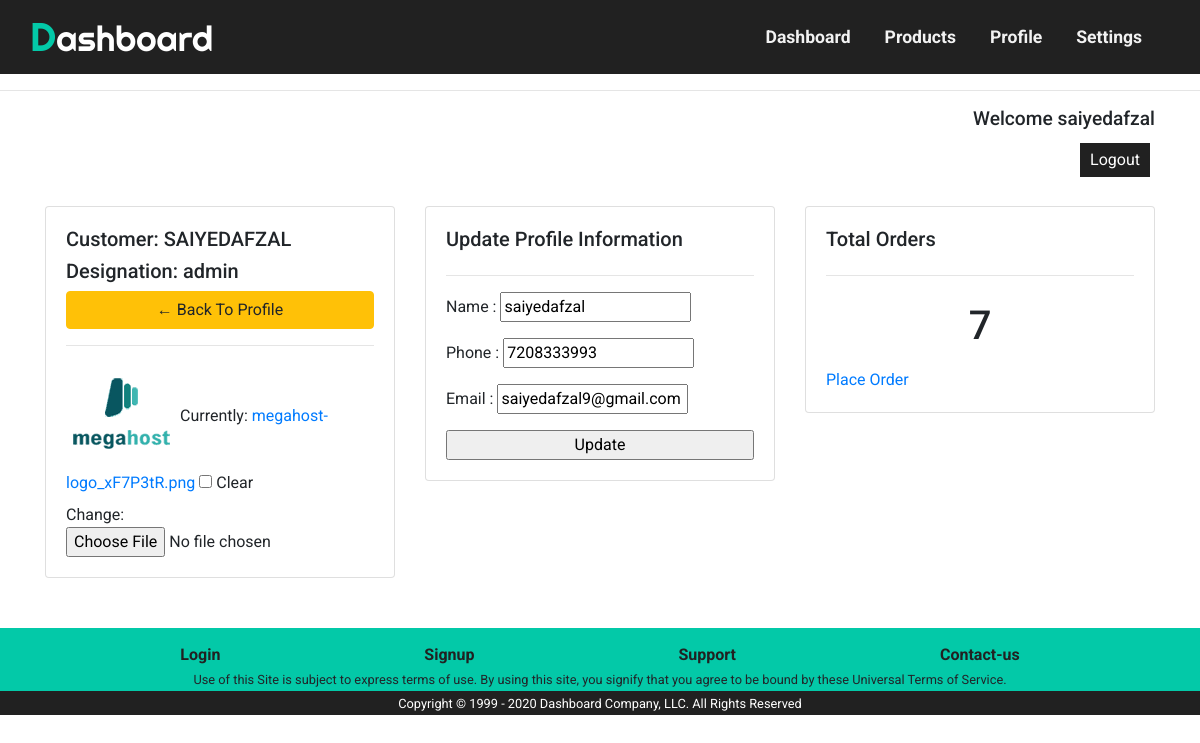
The app's page /account_settings/ (signed in) with its own data.
### accounts/models.py (models this page shows, shortened)
class Customers(models.Model):
    user = models.OneToOneField(User, null=True, on_delete=models.CASCADE)
    name = models.CharField(max_length=200, null=True)
    phone = models.CharField(max_length=200, null=True)
    email = models.CharField(max_length=200, null=True)
    profile_pic = models.ImageField(null=True, blank=True, default='default_profile.png')  # Directly useing image name because static media files is setup up to this location
    date_created  = models.DateTimeField(auto_now_add=True)

### accounts/views.py (the view)
# urls.py: path('account_settings/', views.account_settings, name='account_settings'),
@login_required(login_url='login')
def account_settings(request):
    target_customer = request.user.customers
    profile_form = ProfileForm(instance=target_customer)  # Getting profile form with target_customer Details So We Can Update
    if request.method == "POST": # if there is submit POST request
        profile_form = ProfileForm(request.POST, request.FILES, instance=target_customer) # Create Another Instance With request.POST to save
        if profile_form.is_valid():
            profile_form.save()
    customer_designation = request.user.groups.all()[0]   # Getting first group of login user
    context = {'profile_form': profile_form, 'designation': customer_designation}
    return render(request, 'accounts/account_settings/account_settings.html', context)

### accounts/forms.py
class ProfileForm(ModelForm):
    class Meta:
        model = Customers
        fields = '__all__'
        exclude = ['user']

### accounts/templates/accounts/account_settings/account_settings.html (shortened to what this page needs)
{% extends 'accounts/main.html' %}
{% load static %}
{% block cssfile %}
<link rel="stylesheet" type="text5/css" href="{% static '/css/account_settings.css' %}">
{% endblock %}
{% block content %}
<div class="login-mssg">
	<h3>Welcome {{request.user}}</h3>
	<a class="logout-button" href="{% url 'logout' %}">Logout</a>
</div>
<br>
<div class="row">
	<div class="col-md">
		<div class="card card-body">
            <h5>Customer:&nbsp;{{request.user.customers.name.upper}}</h5>
			<h5>Designation:&nbsp;{{designation}}</h5>
			<a href="{% url 'afzal' request.user.customers.id %}" class="btn btn-warning">&#8592; Back To Profile</a>
			<hr>
<form method="POST" action="" enctype='multipart/form-data'>
			<img class="profile-pic" src="{{request.user.customers.profile_pic.url}}" 	>
			{{profile_form.profile_pic}}
		</div>
	</div>
	<div class="col-md">
		<div class="card card-body">
			<h5>Update Profile Information</h5>
			<hr>
			<p>{{profile_form.name.label}} : {{profile_form.name}}</p>
			<p>{{profile_form.phone.label}} : {{profile_form.phone}}</p>
			<p>{{profile_form.email.label}} : {{profile_form.email}}</p>
	<input type="submit" value="Update">
		</div>
	</div>
	<div class="col-md">
		<div class="card card-body">
			<h5>Total Orders</h5>
			<hr>
            <h1 style="text-align: center;padding: 10px">{{request.user.customers.order_set.all.count}}</h1>
            <a href="{% url 'create_order_customer' request.user.customers.id %}">Place Order</a>
		</div>
	</div>
</div>
{% endblock %}

### statics/css/shared.css (style rules this page uses)
* { box-sizing: border-box; }
body { font-family: 'Roboto', sans-serif; margin: 0; }
.login-mssg { text-align: right; }
.login-mssg h3 { font-size: 1.2rem; }
.logout-button { text-decoration: none; display: inline-block; padding: 5px 10px; background: #212121; color: white; margin: 5px; }

### records on screen
Customers: name "saiyedafzal", phone "7208333993", email "saiyedafzal9@gmail.com"

### other values on screen
{{ request.user }} "saiyedafzal"
{{ request.user.customers.name.upper }} "SAIYEDAFZAL"
{{ designation }} "admin"
{{ profile_form.name.label }} "Name"
{{ profile_form.phone.label }} "Phone"
{{ profile_form.email.label }} "Email"
{{ request.user.customers.order_set.all.count }} "7"
